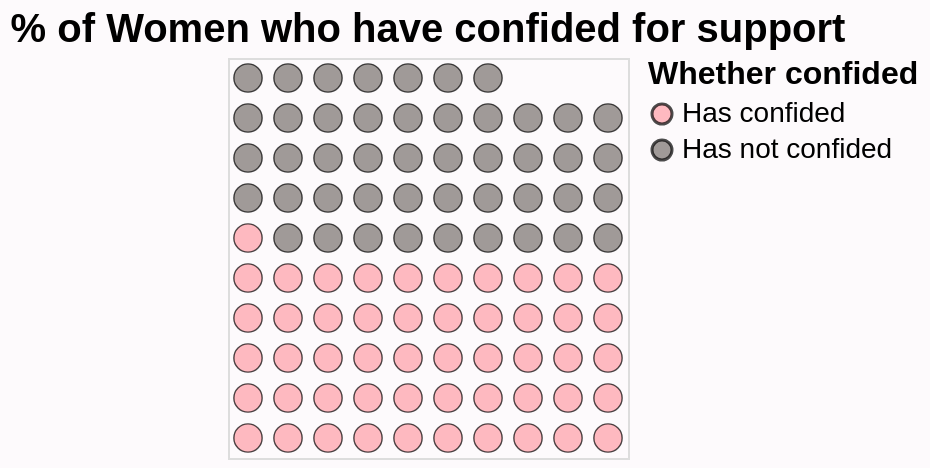

The Vega-Lite source for this figure:
### Vega-Lite specification from a JSON file in a GitHub repository (floating-point values rounded to 4 significant figures)
{"$schema": "https://vega.github.io/schema/vega-lite/v5.json", "description": "A waffle chart showing the percentage of people who have confided.", "title": {"text": "% of Women who have confided for support", "fontSize": 20, "anchor": "middle"}, "data": {"values": [{"Gender": "Female", "Whether confided": "Has confided", "Value": 653.1}, {"Gender": "Female", "Whether confided": "Has not confided", "Value": 600.0}]}, "transform": [{"joinaggregate": [{"op": "sum", "field": "Value", "as": "Total"}]}, {"calculate": "datum.Value / datum.Total * 100", "as": "PercentOfTotal"}, {"calculate": "floor(datum.PercentOfTotal)", "as": "WholePercent"}, {"calculate": "sequence(1, datum.WholePercent)", "as": "S"}, {"flatten": ["S"]}, {"window": [{"op": "row_number", "as": "id"}], "sort": [{"field": "Whether confided", "order": "ascending"}]}, {"calculate": "ceil(datum.id / 10)", "as": "row"}, {"calculate": "datum.id - datum.row * 10", "as": "col"}], "mark": {"type": "circle", "filled": true, "stroke": "black", "strokeWidth": 0.7}, "encoding": {"x": {"field": "col", "type": "ordinal", "axis": null}, "y": {"field": "row", "type": "ordinal", "axis": null, "sort": "-y"}, "color": {"field": "Whether confided", "type": "nominal", "scale": {"range": ["#ff9da6", "#79706e"]}, "legend": {"orient": "right", "offset": 10, "labelOffset": 3, "titlePadding": 5, "titleFontSize": 16, "labelFontSize": 14}}, "size": {"value": 200}, "tooltip": [{"field": "Whether confided", "type": "nominal"}, {"field": "PercentOfTotal", "type": "quantitative", "title": "Percentage", "format": ".2f"}]}, "config": {"background": "#d6a5c90f", "legend": {"labelFontSize": 14, "titleFontSize": 16}}}
